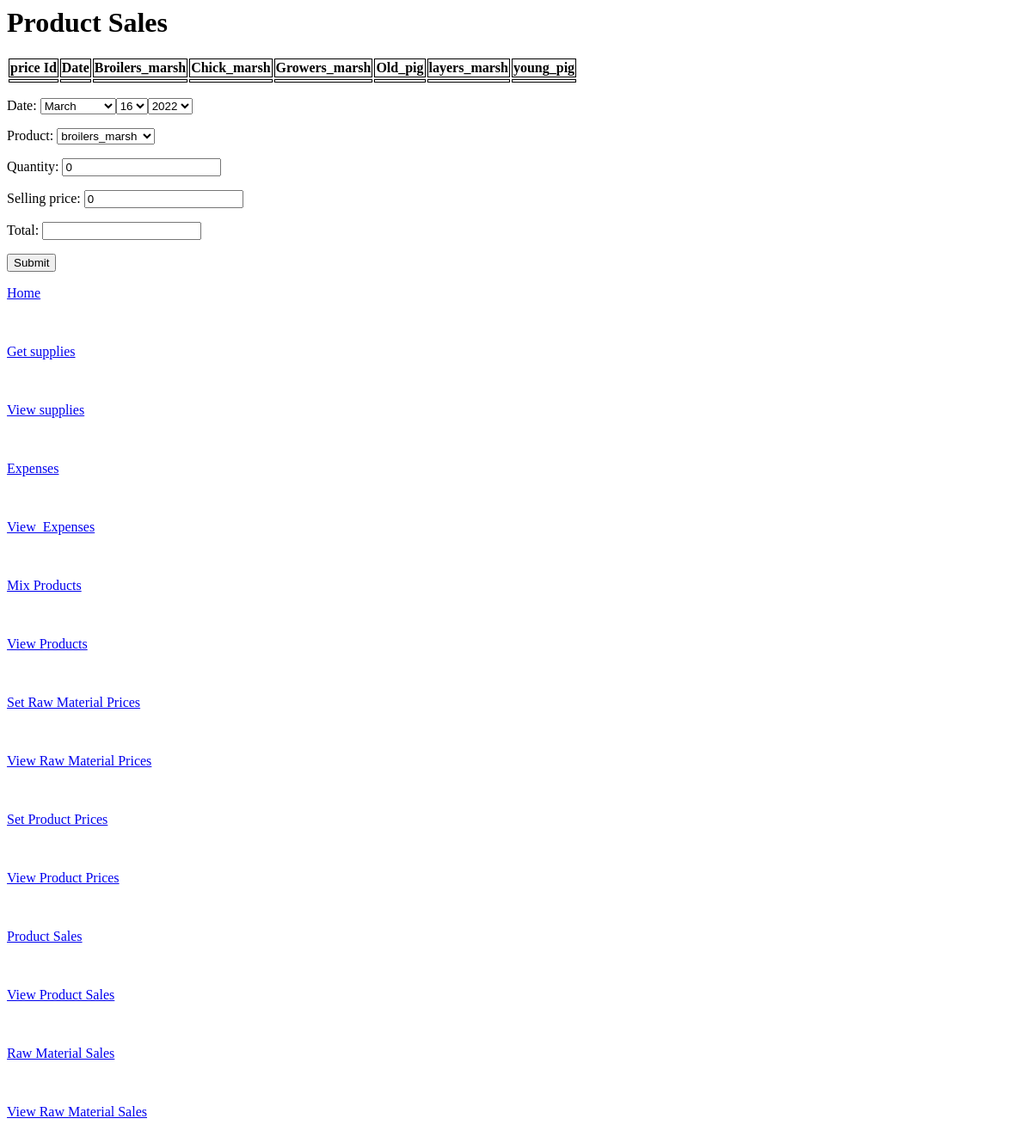
The page /do_product_sales/ on the database as committed earlier.
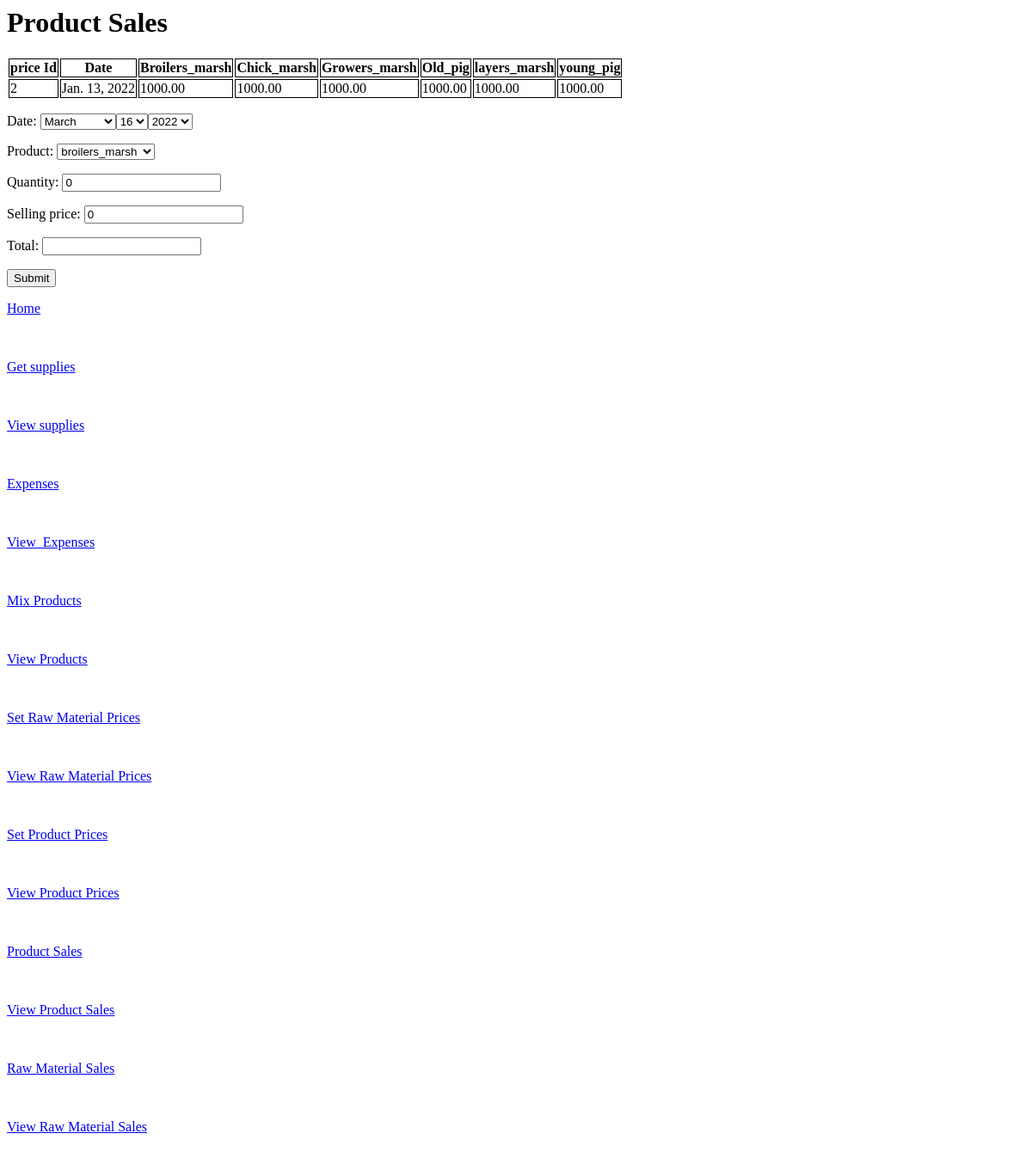
The same page on the database as committed later.
### feedwork/models.py (models this page shows, shortened)
class ProductPrices(models.Model):
	date = models.DateField()
	broilers_marsh = models.DecimalField(max_digits=10, decimal_places=2 , default=0.0)
	chick_marsh = models.DecimalField(max_digits=10, decimal_places=2 , default=0.0)
	old_pig = models.DecimalField(max_digits=10, decimal_places=2 , default=0.0)
	growers_marsh = models.DecimalField(max_digits=10, decimal_places=2 , default=0.0)
	layers_marsh = models.DecimalField(max_digits=10, decimal_places=2 , default=0.0)
	young_pig = models.DecimalField(max_digits=10, decimal_places=2 , default=0.0)

### feedwork/views.py (the view, shortened to what this page needs)
# urls.py: path('do_product_sales/',views.doing_product_sales, name = 'product_sales'),
def doing_product_sales(request):
    start_date = request.GET.get('start_date')
    end_date = request.GET.get('end_date')
    p_q = ProductQuantities.objects.filter(date__range=[start_date, end_date])
    l_p_q = ProductQuantities.objects.last()
    l_p_p = ProductPrices.objects.last()
    context = {}
    form = ProductSalesForm(request.POST or None)
    context['form'] = form
    context['p_q'] = p_q
    context['l_p_q'] = l_p_q
    context['l_p_p'] = l_p_p
    return render(request, "do_product_sales.html", context)

### feedwork/forms.py
class ProductSalesForm(forms.ModelForm):
	YEARS= [x for x in range(2000,2030)]
	date = forms.DateField(label='Date', widget=forms.SelectDateWidget(years=YEARS),initial=timezone.now())
	product = forms.ChoiceField(choices = PRODUCT_CHOICES)
	quantity = forms.IntegerField(initial = 0)
	selling_price = forms.IntegerField(initial = 0)
	total = forms.DecimalField(
        widget=calculation.FormulaInput('quantity*selling_price') # <- using single math expression
    )
	class Meta:
		model = ProductSales
		fields = ["date","product","quantity","selling_price","total"]

### feedwork/templates/feedwork/do_product_sales.html (shortened to what this page needs)
<html>
<head>
</head>
<body>
    <h1>Product Sales</h1>
     <table style="border:1px">
                    <ul>
                    <tr>
                        <th>price Id</th>
                        <th>Date</th>
                        <th>Broilers_marsh</th>
                        <th>Chick_marsh</th>
                        <th>Growers_marsh</th>
                        <th>Old_pig</th>
                        <th>layers_marsh</th>
                        <th>young_pig</th>
                    </tr>
                    <tr>
                        <td>{{ l_p_p.id}} </td>
                        <td>{{ l_p_p.date }} </td>
                        <td>{{ l_p_p.broilers_marsh }}</td>
                        <td>{{ l_p_p.chick_marsh }}</td>
                        <td>{{ l_p_p.growers_marsh }}</td>
                        <td>{{ l_p_p.old_pig }}</td>
                        <td>{{ l_p_p.layers_marsh }}</td>
                        <td>{{ l_p_p.young_pig }} </td>
                    </tr>
                </table>
<form method="post">
    {{ form.as_p }}
    <input type="submit" value="Submit">
</form>
</body>
            <div>
                <a href="{% url 'index' %}"><p>Home</p></a><br/>
     <a href="{% url 'get_supply' %}"><p>Get supplies</p></a><br/>
     <a href="{% url 'view_supply' %}"><p>View supplies</p></a><br/>
         <a href="{% url 'expenses' %}"><p>Expenses</p></a><br/>
             <a href="{% url 'view_expenses' %}"><p>View_Expenses</p></a><br/>
     <a href="{% url 'create_product' %}"><p>Mix Products</p></a><br/>
     <a href="{% url 'view_product' %}"><p>View Products</p></a><br/>
     <a href="{% url 'raw_material_prices' %}"><p>Set Raw Material Prices</p></a><br/>
     <a href="{% url 'view_raw_material_prices' %}"><p>View Raw Material Prices</p></a><br/>
     <a href="{% url 'create_product_prices' %}"><p>Set  Product Prices</p></a><br/>
     <a href="{% url 'view_product_prices' %}"><p>View Product Prices</p></a><br/>
     <a href="{% url 'product_sales' %}"><p>Product Sales</p></a><br/>
          <a href="{% url 'view_product_sales' %}"><p>View Product Sales</p><br/>
        <a href="{% url 'raw_material_sales' %}"><p>Raw Material Sales</p></a><br/>
        <a href="{% url 'view_raw_material_sales' %}"><p>View Raw Material Sales</p></a><br/>
    </div>
</html>

Rows that differ between the two databases and show on the page:
added ProductPrices: id "2", date "Jan. 13, 2022", broilers_marsh "1000.00", chick_marsh "1000.00", growers_marsh "1000.00", old_pig "1000.00", layers_marsh "1000.00", young_pig "1000.00"
